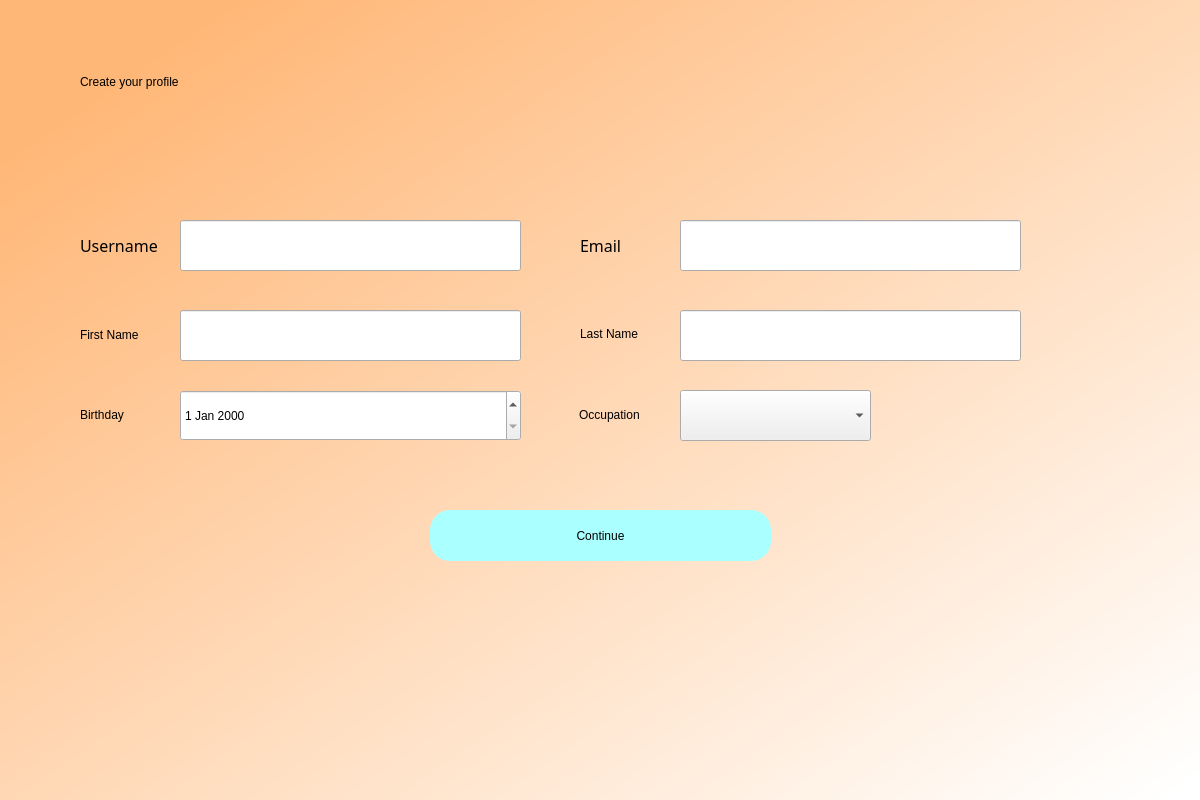
<?xml version="1.0" encoding="UTF-8"?>
<ui version="4.0">
 <class>Dialog</class>
 <widget class="QDialog" name="Dialog">
  <property name="geometry">
   <rect>
    <x>0</x>
    <y>0</y>
    <width>1200</width>
    <height>800</height>
   </rect>
  </property>
  <property name="windowTitle">
   <string>Dialog</string>
  </property>
  <widget class="QWidget" name="bgwidget" native="true">
   <property name="geometry">
    <rect>
     <x>0</x>
     <y>0</y>
     <width>1201</width>
     <height>801</height>
    </rect>
   </property>
   <property name="styleSheet">
    <string notr="true">QWidget#bgwidget{
background-color:qlineargradient(spread:pad, x1:0.091, y1:0.101636, x2:0.991379, y2:0.977, stop:0 rgb(255, 183, 119), stop:1 rgba(255, 255, 255, 255));}
</string>
   </property>
   <widget class="QPushButton" name="signup">
    <property name="geometry">
     <rect>
      <x>430</x>
      <y>510</y>
      <width>341</width>
      <height>51</height>
     </rect>
    </property>
    <property name="styleSheet">
     <string notr="true">border-radius:20px;
background-color: rgb(170, 255, 255);
font: 14pt &quot;DengXian&quot;;</string>
    </property>
    <property name="text">
     <string>Continue</string>
    </property>
   </widget>
   <widget class="QLineEdit" name="username">
    <property name="geometry">
     <rect>
      <x>180</x>
      <y>220</y>
      <width>341</width>
      <height>51</height>
     </rect>
    </property>
    <property name="styleSheet">
     <string notr="true">
font: 12pt &quot;MS Shell Dlg 2&quot;;</string>
    </property>
   </widget>
   <widget class="QLineEdit" name="firstname">
    <property name="geometry">
     <rect>
      <x>180</x>
      <y>310</y>
      <width>341</width>
      <height>51</height>
     </rect>
    </property>
    <property name="styleSheet">
     <string notr="true">
font: 12pt &quot;MS Shell Dlg 2&quot;;</string>
    </property>
   </widget>
   <widget class="QLabel" name="error">
    <property name="geometry">
     <rect>
      <x>440</x>
      <y>456</y>
      <width>341</width>
      <height>20</height>
     </rect>
    </property>
    <property name="styleSheet">
     <string notr="true">font: 12pt &quot;MS Shell Dlg 2&quot;; color:red;</string>
    </property>
    <property name="text">
     <string/>
    </property>
   </widget>
   <widget class="QLineEdit" name="lastname">
    <property name="geometry">
     <rect>
      <x>680</x>
      <y>310</y>
      <width>341</width>
      <height>51</height>
     </rect>
    </property>
    <property name="styleSheet">
     <string notr="true">
font: 12pt &quot;MS Shell Dlg 2&quot;;</string>
    </property>
   </widget>
   <widget class="QDateEdit" name="birthday">
    <property name="geometry">
     <rect>
      <x>180</x>
      <y>390</y>
      <width>341</width>
      <height>51</height>
     </rect>
    </property>
    <property name="styleSheet">
     <string notr="true">
font: 12pt &quot;MS Shell Dlg 2&quot;;</string>
    </property>
   </widget>
   <widget class="QComboBox" name="occupation">
    <property name="geometry">
     <rect>
      <x>680</x>
      <y>390</y>
      <width>191</width>
      <height>51</height>
     </rect>
    </property>
    <property name="styleSheet">
     <string notr="true">
font: 12pt &quot;MS Shell Dlg 2&quot;;</string>
    </property>
    <item>
     <property name="text">
      <string/>
     </property>
    </item>
    <item>
     <property name="text">
      <string>General User</string>
     </property>
    </item>
    <item>
     <property name="text">
      <string>Teacher</string>
     </property>
    </item>
    <item>
     <property name="text">
      <string>Admin</string>
     </property>
    </item>
   </widget>
   <widget class="QWidget" name="verticalLayoutWidget">
    <property name="geometry">
     <rect>
      <x>80</x>
      <y>50</y>
      <width>611</width>
      <height>65</height>
     </rect>
    </property>
    <layout class="QVBoxLayout" name="verticalLayout">
     <item alignment="Qt::AlignVCenter">
      <widget class="QLabel" name="label">
       <property name="styleSheet">
        <string notr="true">font: 36pt &quot;DengXian&quot;; color:rgb(0,0,0)
</string>
       </property>
       <property name="text">
        <string>Create your profile</string>
       </property>
      </widget>
     </item>
    </layout>
   </widget>
   <widget class="QWidget" name="verticalLayoutWidget_2">
    <property name="geometry">
     <rect>
      <x>80</x>
      <y>220</y>
      <width>101</width>
      <height>51</height>
     </rect>
    </property>
    <layout class="QVBoxLayout" name="verticalLayout_2">
     <item alignment="Qt::AlignVCenter">
      <widget class="QLabel" name="label_3">
       <property name="font">
        <font>
         <family>DengXian</family>
         <pointsize>12</pointsize>
         <weight>50</weight>
         <italic>false</italic>
         <bold>false</bold>
        </font>
       </property>
       <property name="styleSheet">
        <string notr="true">font: 12pt &quot;DengXian&quot;;</string>
       </property>
       <property name="text">
        <string>Username</string>
       </property>
      </widget>
     </item>
    </layout>
   </widget>
   <widget class="QWidget" name="verticalLayoutWidget_4">
    <property name="geometry">
     <rect>
      <x>80</x>
      <y>390</y>
      <width>101</width>
      <height>51</height>
     </rect>
    </property>
    <layout class="QVBoxLayout" name="verticalLayout_4">
     <item alignment="Qt::AlignVCenter">
      <widget class="QLabel" name="label_6">
       <property name="styleSheet">
        <string notr="true">font: 12pt &quot;DengXian&quot;;</string>
       </property>
       <property name="text">
        <string>Birthday</string>
       </property>
      </widget>
     </item>
    </layout>
   </widget>
   <widget class="QWidget" name="verticalLayoutWidget_5">
    <property name="geometry">
     <rect>
      <x>80</x>
      <y>310</y>
      <width>101</width>
      <height>51</height>
     </rect>
    </property>
    <layout class="QVBoxLayout" name="verticalLayout_5">
     <item alignment="Qt::AlignVCenter">
      <widget class="QLabel" name="label_4">
       <property name="styleSheet">
        <string notr="true">font: 12pt &quot;DengXian&quot;;</string>
       </property>
       <property name="text">
        <string>First Name</string>
       </property>
      </widget>
     </item>
    </layout>
   </widget>
   <widget class="QWidget" name="verticalLayoutWidget_9">
    <property name="geometry">
     <rect>
      <x>579</x>
      <y>390</y>
      <width>101</width>
      <height>51</height>
     </rect>
    </property>
    <layout class="QVBoxLayout" name="verticalLayout_9">
     <item alignment="Qt::AlignVCenter">
      <widget class="QLabel" name="label_8">
       <property name="styleSheet">
        <string notr="true">font: 12pt &quot;DengXian&quot;;</string>
       </property>
       <property name="text">
        <string>Occupation</string>
       </property>
      </widget>
     </item>
    </layout>
   </widget>
   <widget class="QWidget" name="verticalLayoutWidget_10">
    <property name="geometry">
     <rect>
      <x>580</x>
      <y>309</y>
      <width>101</width>
      <height>51</height>
     </rect>
    </property>
    <layout class="QVBoxLayout" name="verticalLayout_10">
     <item alignment="Qt::AlignVCenter">
      <widget class="QLabel" name="label_13">
       <property name="styleSheet">
        <string notr="true">font: 12pt &quot;DengXian&quot;;</string>
       </property>
       <property name="text">
        <string>Last Name</string>
       </property>
      </widget>
     </item>
    </layout>
   </widget>
   <widget class="QLineEdit" name="emailField">
    <property name="geometry">
     <rect>
      <x>680</x>
      <y>220</y>
      <width>341</width>
      <height>51</height>
     </rect>
    </property>
    <property name="styleSheet">
     <string notr="true">
font: 12pt &quot;MS Shell Dlg 2&quot;;</string>
    </property>
   </widget>
   <widget class="QWidget" name="verticalLayoutWidget_3">
    <property name="geometry">
     <rect>
      <x>580</x>
      <y>220</y>
      <width>101</width>
      <height>51</height>
     </rect>
    </property>
    <layout class="QVBoxLayout" name="verticalLayout_3">
     <item>
      <widget class="QLabel" name="emailLabel">
       <property name="font">
        <font>
         <family>DengXian</family>
         <pointsize>12</pointsize>
         <weight>50</weight>
         <italic>false</italic>
         <bold>false</bold>
        </font>
       </property>
       <property name="styleSheet">
        <string notr="true">font: 12pt &quot;DengXian&quot;;</string>
       </property>
       <property name="text">
        <string>Email</string>
       </property>
      </widget>
     </item>
    </layout>
   </widget>
  </widget>
 </widget>
 <resources>
  <include location="default.qrc"/>
 </resources>
 <connections/>
</ui>
